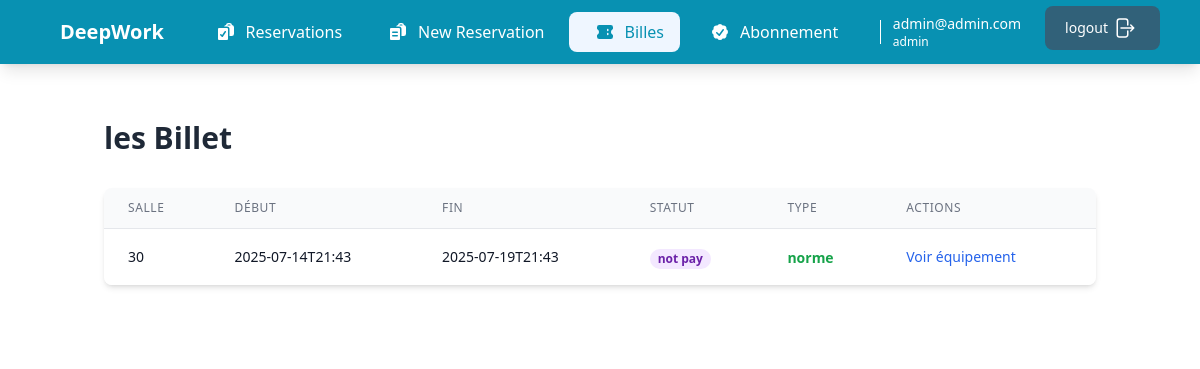
The app's page /billet/list/ (signed in) with its own data.
### user/models.py (models this page shows, shortened)
class User(AbstractUser):
    ROLE = (
        ('admin', 'admin'),
        ('staff', 'ataff'),
        ('client', 'client'),
    )
    role = models.CharField(max_length=10, choices=ROLE, default='client')
    phone = models.CharField(max_length=15, blank=True, null=True)
    photo = models.CharField( blank=True, null=True)

### billet/models.py (models this page shows)
class Billet(models.Model):
    user = models.CharField()
    from_reserve = models.CharField(null=True)
    to_reserve = models.CharField(null=True)
    duree = models.CharField(null=True)
    num_salle = models.CharField()
    equipements = models.JSONField()
    servises = models.JSONField()
    type = models.CharField()
    qr_code = models.CharField()
    prix = models.CharField()
    status = models.CharField()

### billet/views.py (the view)
# urls.py: path('list/', views.list_page_billet , name = 'list_page_billet'),
@login_required
def list_page_billet(request):
    return render(request, 'list_billet.html' , { 'billets' : BilletDb.listBillet(request.user.username) , "title" : 'Billes'})

### billet/db.py (called while the page is built)
    def listBillet(user):
        date =  Billet.objects.filter(user = user)
        for i in date:
            i.equipements = json.loads(i.equipements)
            i.servises = json.loads(i.servises)
        return date

### billet/templates/list_billet.html (shortened to what this page needs)
{% extends 'menu_user.html' %}
{% block content %}
    <div class="container mx-auto px-4 py-8">
        <h1 class="text-3xl font-bold text-gray-800 mb-8">les Billet</h1>
        <div class="bg-white shadow-md rounded-lg overflow-hidden">
            <table class="min-w-full divide-y divide-gray-200">
                <thead class="bg-gray-50">
                    <tr>
                        <th class="px-6 py-3 text-left text-xs font-medium text-gray-500 uppercase tracking-wider">Salle</th>
                        <th class="px-6 py-3 text-left text-xs font-medium text-gray-500 uppercase tracking-wider">Début</th>
                        <th class="px-6 py-3 text-left text-xs font-medium text-gray-500 uppercase tracking-wider">Fin</th>
                        <th class="px-6 py-3 text-left text-xs font-medium text-gray-500 uppercase tracking-wider">Statut</th>
                        <th class="px-6 py-3 text-left text-xs font-medium text-gray-500 uppercase tracking-wider">Type</th>
                        <th class="px-6 py-3 text-left text-xs font-medium text-gray-500 uppercase tracking-wider">Actions</th>
                    </tr>
                </thead>
                <tbody class="bg-white divide-y divide-gray-200">
                    {% for reservation in billets %}
                    <tr class="hover:bg-gray-50">
                        <td class="px-6 py-4 whitespace-nowrap">
                            <div class="text-sm font-medium text-gray-900">{{ reservation.id }}</div>
                        </td>
                        <td class="px-6 py-4 whitespace-nowrap">
                            <div class="text-sm text-gray-900">{{ reservation.from_reserve }}</div>
                        </td>
                        <td class="px-6 py-4 whitespace-nowrap">
                            <div class="text-sm text-gray-900">{{ reservation.to_reserve }}</div>
                        </td>
                        <td class="px-6 py-4 whitespace-nowrap">
                            <span class="px-2 inline-flex text-xs leading-5 font-semibold rounded-full
                                {% if reservation.status == 'confirmed' %}bg-green-100 text-green-800
                                {% else %}bg-purple-100 text-purple-800{% endif %}">
                                {{ reservation.status }}
                            </span>
                        </td>
                        <td class="px-6 py-4 whitespace-nowrap">
                            <span class="text-sm font-bold text-green-600">{{ reservation.type }}</span>
                        </td>
                        <td class="px-6 py-4 whitespace-nowrap text-sm font-medium">
                            <button onclick="openModal('modal-{{ reservation.id }}')"
                                    class="text-blue-600 hover:text-blue-900 mr-3">
                                Voir équipement
                            </button>
                        </td>
                    </tr>
                    {% endfor %}
                </tbody>
            </table>
        </div>
    </div>
{% endblock %}

### templates/menu_user.html (shortened to what this page needs)
<!DOCTYPE html>
<html lang="en">
<head>
    <script src="https://cdn.tailwindcss.com"></script>
    <link rel="stylesheet" href="https://cdnjs.cloudflare.com/ajax/libs/font-awesome/6.4.0/css/all.min.css">
</head>
<body class="bg-whiteflex flex-col min-h-screen">
    <nav class="bg-cyan-600 shadow-lg sticky top-0 z-50">
        <div class="max-w-7xl mx-auto px-4 sm:px-6 lg:px-8">
            <div class="flex justify-between h-16">
                <div class="flex items-center">
                    <a href="#" class="flex items-center group">
                        <div class=" p-2 rounded-lg transition-colors duration-300">
                        </div>
                        <span class="ml-3 text-xl font-bold text-white group-hover:text-blue-600 transition-colors duration-300">DeepWork</span>
                    </a>
                </div>
                <div class="hidden md:flex items-center space-x-1 m-2.5">
                    <div class="dropdown relative">
                    <a  href = {% url "list_reservation" %}>
                        <button class="nav-link   hover:text-cyan-600 px-4 py-2 flex items-center rounded-lg hover:bg-blue-50 {% if title == 'Reservations' %} text-cyan-600 bg-blue-50 {% else %} text-white {% endif %}  transition-colors duration-200">
                            Reservations
                        </button>
                    </div>
                    <div class="dropdown relative">
                     <a href = {% url  "create_page" %}>
                        <button class="nav-link  hover:text-cyan-600  px-4 py-2 flex items-center rounded-lg hover:bg-blue-50 {% if title == 'New_Reservation' %} text-cyan-600  bg-blue-50 {% else %} text-white  {% endif %}  transition-colors duration-200">
                        New Reservation
                        </button>
                    </div>
                    <a href={% url "list_page_billet" %} class="nav-link {% if title == 'Billes' %} text-cyan-600  bg-blue-50 {% else %} text-white  {% endif %}  hover:text-cyan-600 px-4 py-2 flex items-center rounded-lg hover:bg-blue-50 transition-colors duration-200">
                        Billes
                    </a>
                        {% if is_abonnee %}
                        {% else %}
                    <a href={% url "page_abo" %} class="nav-link {% if title == 'Abonnement' %} text-cyan-600  bg-blue-50 {% else %} text-white  {% endif %}  hover:text-cyan-600 px-4 py-2 flex items-center rounded-lg hover:bg-blue-50 transition-colors duration-200">
                        Abonnement
                    </a>
                        {% endif %}
                </div>
                <div class="flex items-center space-x-3">
                    <div class="dropdown relative">
                       <div class="flex items-center space-x-2 focus:outline-none group">
                       <div class="hidden lg:flex flex-col items-start">
        <span class="text-sm font-medium text-white group-hover:text-blue-600 transition-colors duration-200">{{ user.username }}</span>
        <span class="text-xs text-white">{{ user.role }}
        </span>
    </div>
    <div class="relative">
        <a class="ml-4" href="{% url 'logout' %}">
            <button type="button" class="text-white bg-[#316179] hover:bg-[#316179]/90 focus:ring-4 focus:outline-none focus:ring-[#050708]/50 font-medium rounded-lg text-sm px-5 py-2.5 text-center inline-flex items-center dark:focus:ring-[#050708]/50 dark:hover:bg-[#050708]/30 me-2 mb-2">
                logout
                <div class="mx-1">
                </div>
            </button>
        </a>
    </div>
</div>
                    </div>
                </div>
            </div>
        </div>
    </nav>
    <main class="flex-1 overflow-y-auto p-6 bg-white">
        {% block content %}{% endblock %}
    </main>
</body>
</html>

### records on screen
User: username "admin@admin.com", role "admin"
Billet: id "30", from_reserve "2025-07-14T21:43", to_reserve "2025-07-19T21:43", status "not pay", type "norme"
